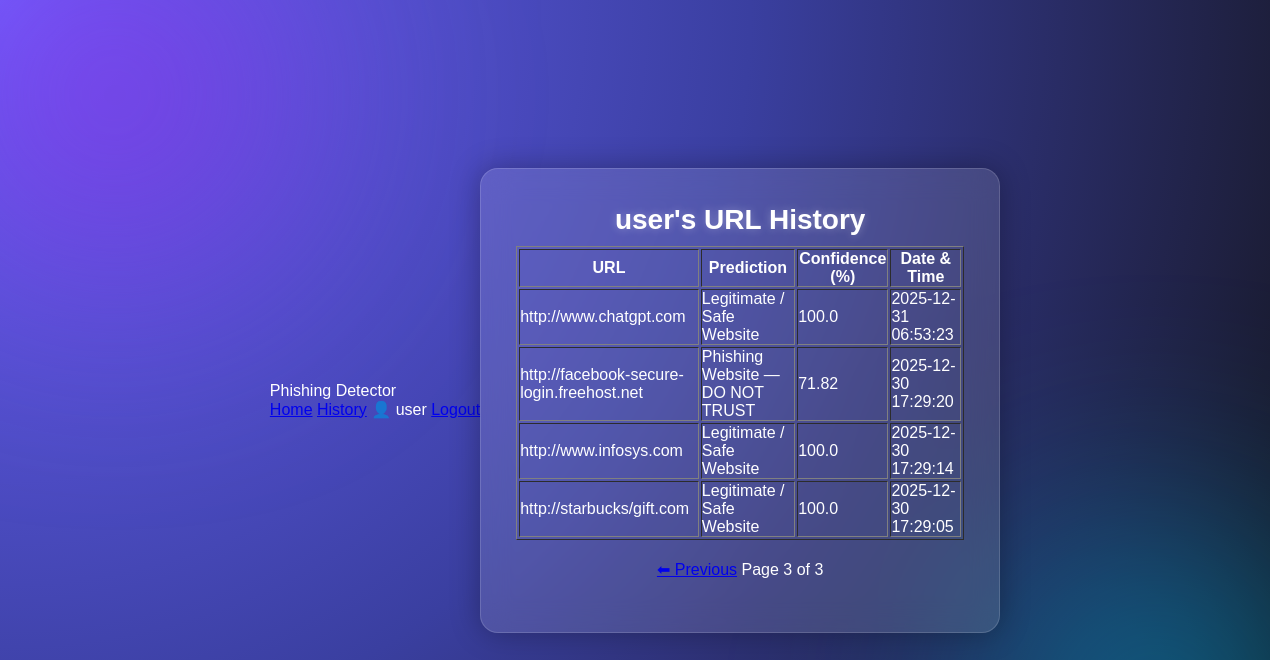
Screenshot of /history?page=3 (signed in) with the database file from the repository.
### tables this page shows
CREATE TABLE history (
            id INTEGER PRIMARY KEY AUTOINCREMENT,
            username TEXT,
            url TEXT,
            prediction TEXT,
            confidence REAL,
            timestamp DATETIME DEFAULT CURRENT_TIMESTAMP
        );

### app.py (the view)
@app.route('/history')
def history():
    if 'user' not in session:
        return redirect(url_for('login'))
    user = session['user']
    page = request.args.get('page', 1, type=int)
    per_page = 5
    offset = (page - 1) * per_page
    conn = sqlite3.connect('database.db')
    cursor = conn.cursor()
    cursor.execute("SELECT COUNT(*) FROM history WHERE username = ?", (user,))
    total_records = cursor.fetchone()[0]
    cursor.execute("""
        SELECT url, prediction, confidence, timestamp
        FROM history
        WHERE username = ?
        ORDER BY timestamp DESC
        LIMIT ? OFFSET ?
    """, (user, per_page, offset))
    records = cursor.fetchall()
    conn.close()
    total_pages = math.ceil(total_records / per_page)
    return render_template(
        'history.html',
        records=records,
        user=user,
        page=page,
        total_pages=total_pages
    )

### templates/history.html (shortened to what this page needs)
<!DOCTYPE html>
<html>
<head>
    <link rel="stylesheet" href="{{ url_for('static', filename='style.css') }}">
</head>
<body>
<div class="navbar">
  <div class="nav-left">
    <span class="logo">Phishing Detector</span>
  </div>
  <div class="nav-right">
    <a href="{{ url_for('home') }}">Home</a>
    <a href="{{ url_for('history') }}">History</a>
    <span class="user">👤 {{ user }}</span>
    <a href="{{ url_for('logout') }}" class="logout">Logout</a>
  </div>
</div>
<div class="card">
    <h2>{{ user }}'s URL History</h2>
    {% if records %}
    <table border="1" width="100%" cellpadding="8">
        <tr>
            <th>URL</th>
            <th>Prediction</th>
            <th>Confidence (%)</th>
            <th>Date & Time</th>
        </tr>
        {% for row in records %}
        <tr>
            <td>{{ row[0] }}</td>
            <td>{{ row[1] }}</td>
            <td>{{ row[2] if row[2] else 'N/A' }}</td>
            <td>{{ row[3] }}</td>
        </tr>
        {% endfor %}
    </table>
    <div style="margin-top: 20px; text-align: center;" >
    {% if page > 1 %}
        <a href="{{ url_for('history', page=page-1) }}">⬅ Previous</a>
    {% endif %}
    Page {{ page }} of {{ total_pages }}
</div>
    {% else %}
    <p>No history found.</p>
    {% endif %}
    <br>
</div>
</body>
</html>

### static/style.css (style rules this page uses)
* { margin: 0; padding: 0; box-sizing: border-box; font-family: "Poppins", sans-serif; }
body { height: 100vh; background: radial-gradient(circle at top left, #6c63ff, #3a3fa0, #111); overflow: hidden; display: flex; justify-content: center; align-items: center; color: #fff; position: relative; }
body::before, body::after { content: ""; position: absolute; width: 350px; height: 350px; border-radius: 50%; filter: blur(120px); z-index: -1; }
body::before { background: rgba(138, 43, 226, 0.6); top: -80px; left: -60px; }
body::after { background: rgba(0, 191, 255, 0.5); bottom: -80px; right: -60px; }
.card { width: 100%; max-width: 520px; background: rgba(255, 255, 255, 0.12); padding: 35px; border-radius: 18px; backdrop-filter: blur(15px); border: 1px solid rgba(255,255,255,0.15); box-shadow: 0 0 30px rgba(0,0,0,0.3); animation: fadeIn 0.9s ease, floatUp 4s infinite ease-in-out alternate; }
h2 { text-align: center; font-size: 28px; margin-bottom: 10px; font-weight: 700; text-shadow: 0 0 8px rgba(255,255,255,0.3); }

### rows the page displays
history: url "http://www.chatgpt.com", prediction "Legitimate / Safe Website", confidence "100.0", timestamp "2025-12-31 06:53:23"
history: url "http://facebook-secure-login.freehost.net", prediction "Phishing Website — DO NOT TRUST", confidence "71.82", timestamp "2025-12-30 17:29:20"
history: url "http://www.infosys.com", prediction "Legitimate / Safe Website", confidence "100.0", timestamp "2025-12-30 17:29:14"
history: url "http://starbucks/gift.com", prediction "Legitimate / Safe Website", confidence "100.0", timestamp "2025-12-30 17:29:05"

### other values shown
{{ user }} "user"
{{ page }} "3"
{{ total_pages }} "3"
